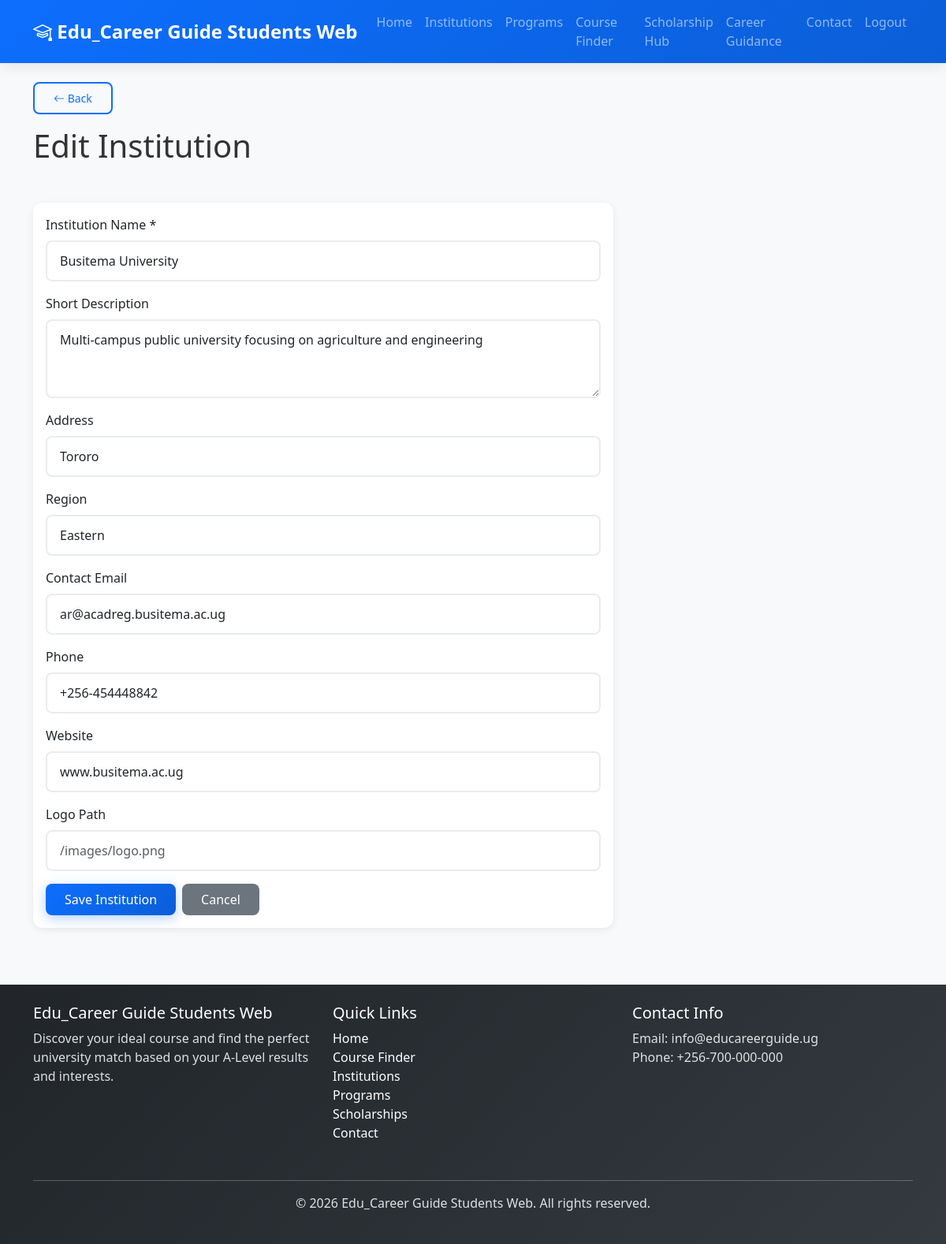
The page /admin/institution-form.php?id=5 (signed in) on the database its author committed.
### tables this page shows
CREATE TABLE `institutions` (
  `id` INT AUTO_INCREMENT PRIMARY KEY,
  `name` VARCHAR(150) NOT NULL,
  `short_name` VARCHAR(20),
  `short_description` TEXT,
  `address` VARCHAR(255),
  `region` VARCHAR(100),
  `logo_path` VARCHAR(255),
  `contact_email` VARCHAR(100),
  `phone` VARCHAR(20),
  `website` VARCHAR(255),
  `university_type` ENUM('Public', 'Private') DEFAULT 'Public',
  `established_year` YEAR,
  `student_capacity` INT,
  `application_deadline` DATE,
  `created_at` TIMESTAMP DEFAULT CURRENT_TIMESTAMP,
  `updated_at` TIMESTAMP DEFAULT CURRENT_TIMESTAMP ON UPDATE CURRENT_TIMESTAMP,
  INDEX `idx_region` (`region`),
  INDEX `idx_name` (`name`),
  INDEX `idx_type` (`university_type`)
);

### includes/Database.php (called while the page is built, shortened)
<?php
class Database {
    private $pdo;
    private static $instance = null;
    private function __construct() {
        $port = defined('DB_PORT') ? DB_PORT : '3306';
        $dsn = sprintf(
            'mysql:host=%s;port=%s;dbname=%s;charset=utf8mb4',
            DB_HOST,
            $port,
            DB_NAME
        );
        $opts = [
            PDO::ATTR_ERRMODE => PDO::ERRMODE_EXCEPTION,
            PDO::ATTR_DEFAULT_FETCH_MODE => PDO::FETCH_ASSOC,
            PDO::ATTR_EMULATE_PREPARES => false,
        ];
        try {
            $this->pdo = new PDO($dsn, DB_USER, DB_PASS, $opts);
        } catch (PDOException $e) {
            error_log('Database connection failed: ' . $e->getMessage());
            if (class_exists('Config') && Config::isDevelopment()) {
                die('Database connection failed: ' . htmlspecialchars($e->getMessage()));
            }
            die('Database connection failed. Please try again later.');
        }
    }
    public static function getInstance() {
        if (self::$instance === null) {
            self::$instance = new self();
        }
        return self::$instance;
    }
    public function execute($query, $params = []) {
        try {
            $stmt = $this->pdo->prepare($query);
            $stmt->execute($params);
            return $stmt;
        } catch (PDOException $e) {
            error_log('Database Error: ' . $e->getMessage());
            $this->lastStatement = null;
            return false;
        }
    }
    public function fetchOne($query, $params = []) {
        $stmt = $this->execute($query, $params);
        $row = $stmt->fetch();
        return $row ?: null;
    }
}

### includes/Institution.php (called while the page is built, shortened)
<?php
class Institution {
    private $db;
    public function __construct() {
        $this->db = Database::getInstance();
    }
    public function getById($id) {
        return $this->db->fetchOne(
            'SELECT * FROM institutions WHERE id = ?',
            [$id]
        );
    }
}
?>

### includes/Sanitizer.php (called while the page is built, shortened)
<?php
class Sanitizer {
    public static function escape($output) {
        return htmlspecialchars($output, ENT_QUOTES, 'UTF-8');
    }
}
?>

### admin/institution-form.php (the view, shortened to what this page needs)
<?php
require_once '../config.php';
require_once '../includes/Database.php';
require_once '../includes/Institution.php';
require_once '../includes/Sanitizer.php';
$institution_model = new Institution();
$institution = null;
$is_edit = false;
$id = isset($_GET['id']) ? (int)$_GET['id'] : 0;
if ($id) {
    $institution = $institution_model->getById($id);
    $is_edit = true;
}
?>
<?php require_once '../includes/header.php'; ?>
<div class="container">
    <div class="row mb-4">
        <div class="col-12">
            <h1 class="mb-4"><?php echo $is_edit ? 'Edit Institution' : 'Add New Institution'; ?></h1>
        </div>
    </div>
    <div class="row">
        <div class="col-lg-8">
            <div class="card">
                <div class="card-body">
                    <form method="POST">
                        <div class="mb-3">
                            <label for="name" class="form-label">Institution Name *</label>
                            <input type="text" class="form-control" id="name" name="name" value="<?php echo $institution ? Sanitizer::escape($institution['name']) : ''; ?>" required>
                        </div>
                        <div class="mb-3">
                            <label for="short_description" class="form-label">Short Description</label>
                            <textarea class="form-control" id="short_description" name="short_description" rows="3"><?php echo $institution ? Sanitizer::escape($institution['short_description']) : ''; ?></textarea>
                        </div>
                        <div class="mb-3">
                            <label for="address" class="form-label">Address</label>
                            <input type="text" class="form-control" id="address" name="address" value="<?php echo $institution ? Sanitizer::escape($institution['address']) : ''; ?>">
                        </div>
                        <div class="mb-3">
                            <label for="region" class="form-label">Region</label>
                            <input type="text" class="form-control" id="region" name="region" value="<?php echo $institution ? Sanitizer::escape($institution['region']) : ''; ?>">
                        </div>
                        <div class="mb-3">
                            <label for="contact_email" class="form-label">Contact Email</label>
                            <input type="email" class="form-control" id="contact_email" name="contact_email" value="<?php echo $institution ? Sanitizer::escape($institution['contact_email']) : ''; ?>">
                        </div>
                        <div class="mb-3">
                            <label for="phone" class="form-label">Phone</label>
                            <input type="text" class="form-control" id="phone" name="phone" value="<?php echo $institution ? Sanitizer::escape($institution['phone']) : ''; ?>">
                        </div>
                        <div class="mb-3">
                            <label for="website" class="form-label">Website</label>
                            <input type="url" class="form-control" id="website" name="website" value="<?php echo $institution ? Sanitizer::escape($institution['website']) : ''; ?>">
                        </div>
                        <div class="mb-3">
                            <label for="logo_path" class="form-label">Logo Path</label>
                            <input type="text" class="form-control" id="logo_path" name="logo_path" value="<?php echo $institution ? Sanitizer::escape($institution['logo_path']) : ''; ?>" placeholder="/images/logo.png">
                        </div>
                        <div class="d-flex gap-2">
                            <button type="submit" class="btn btn-primary">Save Institution</button>
                            <a href="institutions.php" class="btn btn-secondary">Cancel</a>
                        </div>
                    </form>
                </div>
            </div>
        </div>
    </div>
</div>
<?php require_once '../includes/footer.php'; ?>

### assets/css/style.css (style rules this page uses)
:root { --primary-color: #0d6efd; --secondary-color: #6c757d; --success-color: #198754; --danger-color: #dc3545; --warning-color: #ffc107; --info-color: #0dcaf0; }
* { margin: 0; padding: 0; box-sizing: border-box; }
body { font-family: "Segoe UI", Tahoma, Geneva, Verdana, sans-serif; background-color: #f8f9fa; color: #333; }
.card { border: none; border-radius: 8px; transition: transform 0.3s ease, box-shadow 0.3s ease; }
.btn { border-radius: 6px; font-weight: 500; transition: all 0.3s ease; }
.btn-primary { background-color: var(--primary-color); border-color: var(--primary-color); }
.form-control, .form-select { border-radius: 6px; border: 1px solid #dee2e6; transition: border-color 0.3s ease, box-shadow 0.3s ease; }
.card { border: none; border-radius: 12px; transition: all 0.3s ease; box-shadow: 0 2px 10px rgba(0, 0, 0, 0.08); }
.btn { border-radius: 8px; font-weight: 500; padding: 0.5rem 1.5rem; transition: all 0.3s ease; border: none; }
.btn-primary { background: linear-gradient(135deg, #0d6efd 0%, #0b5ed7 100%); box-shadow: 0 4px 15px rgba(13, 110, 253, 0.3); }
.form-control, .form-select { border-radius: 8px; border: 2px solid #e9ecef; padding: 0.75rem 1rem; transition: all 0.3s ease; }

### rows shown on the page
institutions: name "Busitema University", short_description "Multi-campus public university focusing on agriculture and engineering", address "Tororo", region "Eastern", contact_email "ar@acadreg.busitema.ac.ug", phone "+256-454448842", website "www.busitema.ac.ug"

### other values the page prints
APP_NAME "Edu_Career Guide Students Web"
